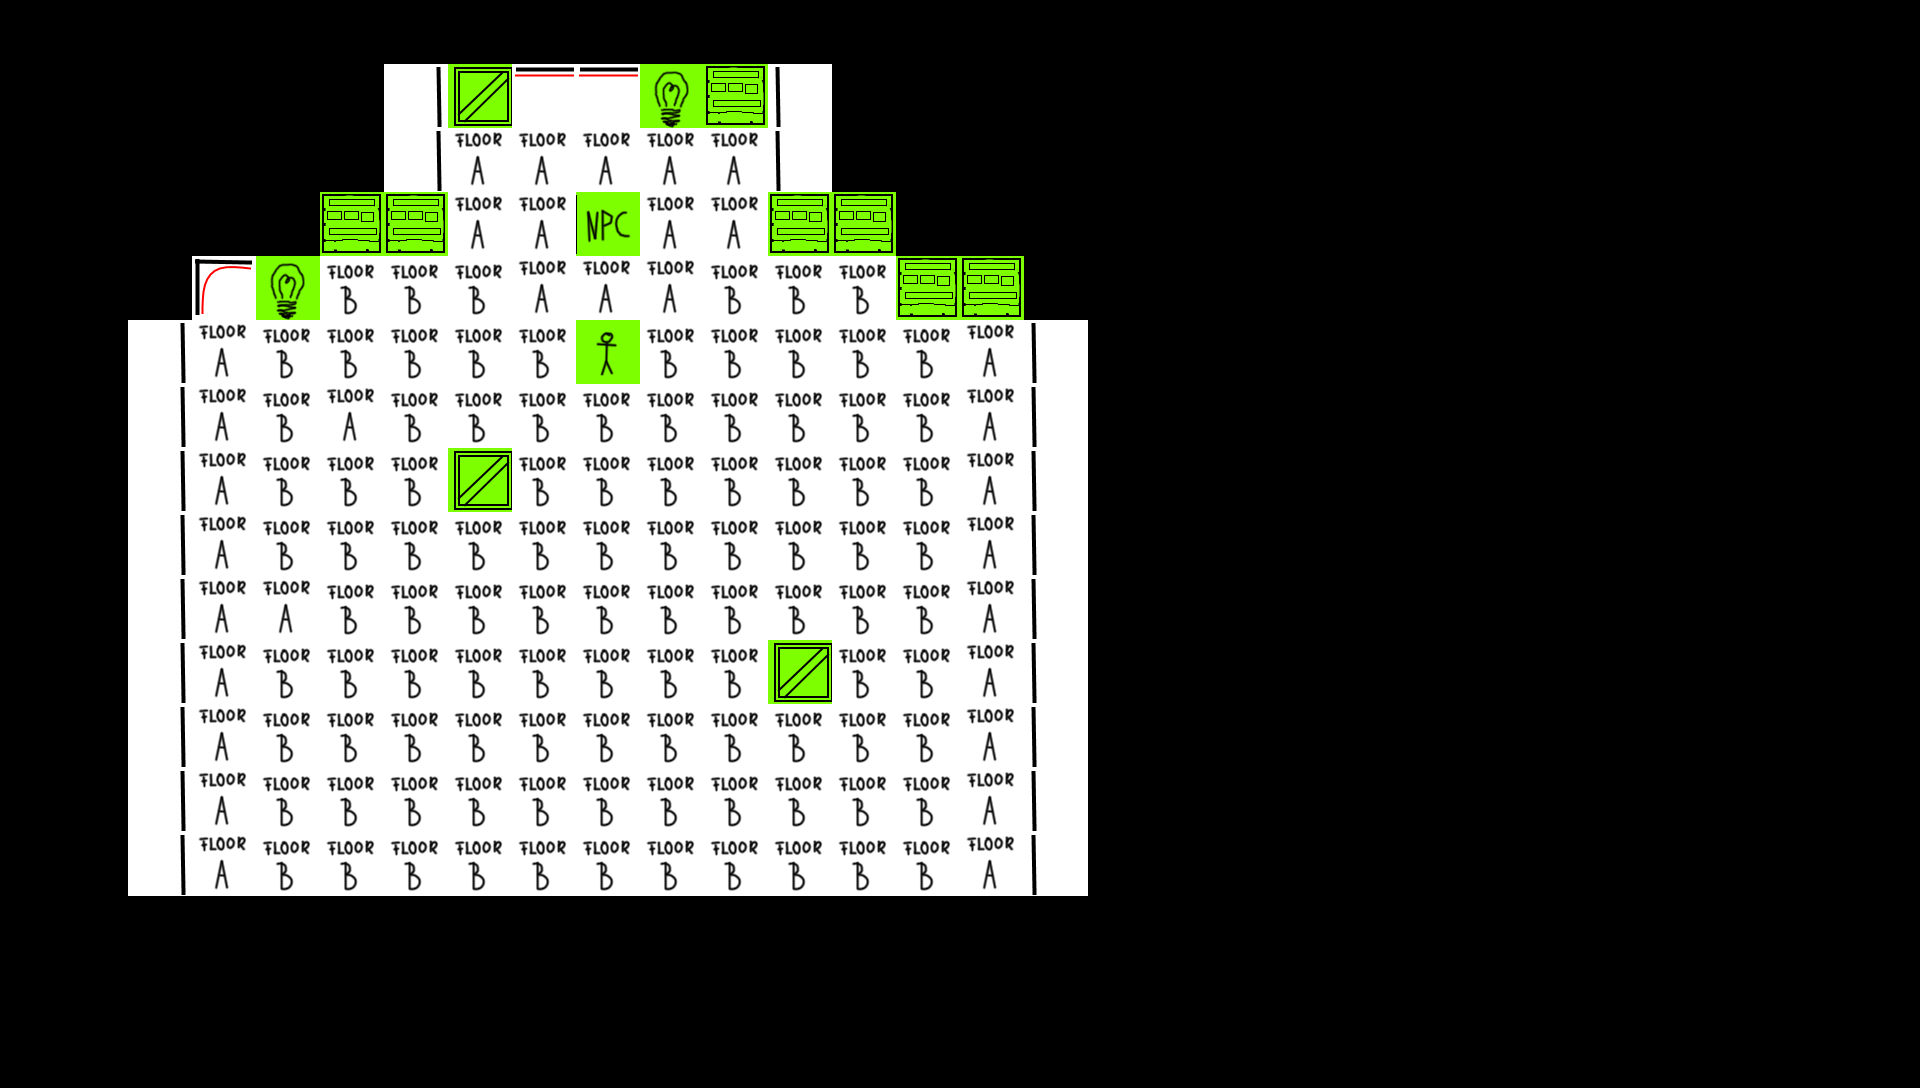

Rendered tile map (Tiled .tmx) drawn with the repository's tilesets; below, a short description and the full map source, tile grids included:
An orthogonal 30x17 tile map with 64x64 px tiles, 2 tile layers (Tile Layer 1, Tile Layer 2) and 12 objects.

<map version="1.0" orientation="orthogonal" renderorder="right-down" width="30" height="17" tilewidth="64" tileheight="64" nextobjectid="46">
 <tileset firstgid="1" name="Tileset" tilewidth="64" tileheight="64" tilecount="80">
  <image source="NewTileset.png" width="512" height="647" />
 </tileset>
 <layer name="Tile Layer 1" width="30" height="17">
  <data encoding="csv">
0,0,0,0,0,0,0,0,0,0,0,0,0,0,0,0,0,0,0,0,0,0,0,0,0,0,0,0,0,0,
0,0,0,0,0,0,21,10,10,10,10,10,23,0,0,0,0,0,0,0,0,0,0,0,0,0,0,0,0,0,
0,0,0,0,0,0,21,1,1,1,1,1,23,0,0,0,0,0,0,0,0,0,0,0,0,0,0,0,0,0,
0,0,0,0,0,13,10,1,1,1,1,1,10,14,0,0,0,0,0,0,0,0,0,0,0,0,0,0,0,0,
0,0,0,13,10,2,2,2,1,1,1,2,2,2,10,14,0,0,0,0,0,0,0,0,0,0,0,0,0,0,
0,0,21,1,2,2,2,2,2,2,2,2,2,2,2,1,23,0,0,0,0,0,0,0,0,0,0,0,0,0,
0,0,21,1,2,1,2,2,2,2,2,2,2,2,2,1,23,0,0,0,0,0,0,0,0,0,0,0,0,0,
0,0,21,1,2,2,2,2,2,2,2,2,2,2,2,1,23,0,0,0,0,0,0,0,0,0,0,0,0,0,
0,0,21,1,2,2,2,2,2,2,2,2,2,2,2,1,23,0,0,0,0,0,0,0,0,0,0,0,0,0,
0,0,21,1,1,2,2,2,2,2,2,2,2,2,2,1,23,0,0,0,0,0,0,0,0,0,0,0,0,0,
0,0,21,1,2,2,2,2,2,2,2,2,2,2,2,1,23,0,0,0,0,0,0,0,0,0,0,0,0,0,
0,0,21,1,2,2,2,2,2,2,2,2,2,2,2,1,23,0,0,0,0,0,0,0,0,0,0,0,0,0,
0,0,21,1,2,2,2,2,2,2,2,2,2,2,2,1,23,0,0,0,0,0,0,0,0,0,0,0,0,0,
0,0,21,1,2,2,2,2,2,2,2,2,2,2,2,1,23,0,0,0,0,0,0,0,0,0,0,0,0,0,
0,0,0,0,0,0,0,0,0,0,0,0,0,0,0,0,0,0,0,0,0,0,0,0,0,0,0,0,0,0,
0,0,0,0,0,0,0,0,0,0,0,0,0,0,0,0,0,0,0,0,0,0,0,0,0,0,0,0,0,0,
0,0,0,0,0,0,0,0,0,0,0,0,0,0,0,0,0,0,0,0,0,0,0,0,0,0,0,0,0,0
</data>
 </layer>
 <layer name="Tile Layer 2" width="30" height="17">
  <data encoding="csv">
0,0,0,0,0,0,0,0,0,0,0,0,0,0,0,0,0,0,0,0,0,0,0,0,0,0,0,0,0,0,
0,0,0,0,0,0,0,35,0,0,39,40,0,0,0,0,0,0,0,0,0,0,0,0,0,0,0,0,0,0,
0,0,0,0,0,0,0,0,0,0,0,0,0,0,0,0,0,0,0,0,0,0,0,0,0,0,0,0,0,0,
0,0,0,0,0,40,40,0,0,36,0,0,40,40,0,0,0,0,0,0,0,0,0,0,0,0,0,0,0,0,
0,0,0,0,39,0,0,0,0,0,0,0,0,0,40,40,0,0,0,0,0,0,0,0,0,0,0,0,0,0,
0,0,0,0,0,0,0,0,0,33,0,0,0,0,0,0,0,0,0,0,0,0,0,0,0,0,0,0,0,0,
0,0,0,0,0,0,0,0,0,0,0,0,0,0,0,0,0,0,0,0,0,0,0,0,0,0,0,0,0,0,
0,0,0,0,0,0,0,35,0,0,0,0,0,0,0,0,0,0,0,0,0,0,0,0,0,0,0,0,0,0,
0,0,0,0,0,0,0,0,0,0,0,0,0,0,0,0,0,0,0,0,0,0,0,0,0,0,0,0,0,0,
0,0,0,0,0,0,0,0,0,0,0,0,0,0,0,0,0,0,0,0,0,0,0,0,0,0,0,0,0,0,
0,0,0,0,0,0,0,0,0,0,0,0,35,0,0,0,0,0,0,0,0,0,0,0,0,0,0,0,0,0,
0,0,0,0,0,0,0,0,0,0,0,0,0,0,0,0,0,0,0,0,0,0,0,0,0,0,0,0,0,0,
0,0,0,0,0,0,0,0,0,0,0,0,0,0,0,0,0,0,0,0,0,0,0,0,0,0,0,0,0,0,
0,0,0,0,0,0,0,0,0,0,0,0,0,0,0,0,0,0,0,0,0,0,0,0,0,0,0,0,0,0,
0,0,0,0,0,0,0,0,0,0,0,0,0,0,0,0,0,0,0,0,0,0,0,0,0,0,0,0,0,0,
0,0,0,0,0,0,0,0,0,0,0,0,0,0,0,0,0,0,0,0,0,0,0,0,0,0,0,0,0,0,
0,0,0,0,0,0,0,0,0,0,0,0,0,0,0,0,0,0,0,0,0,0,0,0,0,0,0,0,0,0
</data>
 </layer>
 <objectgroup name="Object Layer 1">
  <object id="15" gid="65" x="192" y="448" width="64" height="64">
   <properties>
    <property name="LevelNumber" value="4" />
    <property name="Orientation" value="1" />
   </properties>
  </object>
  <object id="16" gid="65" x="192" y="640" width="64" height="64">
   <properties>
    <property name="LevelNumber" value="10" />
    <property name="Orientation" value="1" />
   </properties>
  </object>
  <object id="17" gid="65" x="192" y="832" width="64" height="64">
   <properties>
    <property name="LevelNumber" value="10" />
    <property name="Orientation" value="1" />
   </properties>
  </object>
  <object id="18" gid="65" x="960" y="512" width="64" height="64">
   <properties>
    <property name="LevelNumber" value="1" />
    <property name="Orientation" value="3" />
   </properties>
  </object>
  <object id="19" gid="65" x="960" y="704" width="64" height="64">
   <properties>
    <property name="LevelNumber" value="7" />
    <property name="Orientation" value="3" />
   </properties>
  </object>
  <object id="20" gid="65" x="960" y="896" width="64" height="64">
   <properties>
    <property name="LevelNumber" value="10" />
    <property name="Orientation" value="3" />
   </properties>
  </object>
  <object id="21" gid="66" x="576" y="704" width="64" height="64">
   <properties>
    <property name="Behaviour" value="1" />
    <property name="Distance" value="8" />
    <property name="Height" value="6" />
   </properties>
  </object>
  <object id="38" gid="76" x="782" y="785" width="64" height="64">
   <properties>
    <property name="A" value="120" />
    <property name="I" value="0.37" />
   </properties>
  </object>
  <object id="39" gid="76" x="395" y="783" width="64" height="64">
   <properties>
    <property name="A" value="120" />
    <property name="I" value="0.37" />
   </properties>
  </object>
  <object id="40" gid="76" x="394" y="463" width="64" height="64">
   <properties>
    <property name="A" value="120" />
    <property name="I" value="0.37" />
   </properties>
  </object>
  <object id="41" gid="76" x="779" y="466" width="64" height="64">
   <properties>
    <property name="A" value="120" />
    <property name="I" value="0.37" />
   </properties>
  </object>
  <object id="42" gid="76" x="581" y="267" width="64" height="64">
   <properties>
    <property name="A" value="120" />
    <property name="I" value="0.37" />
   </properties>
  </object>
 </objectgroup>
</map>
